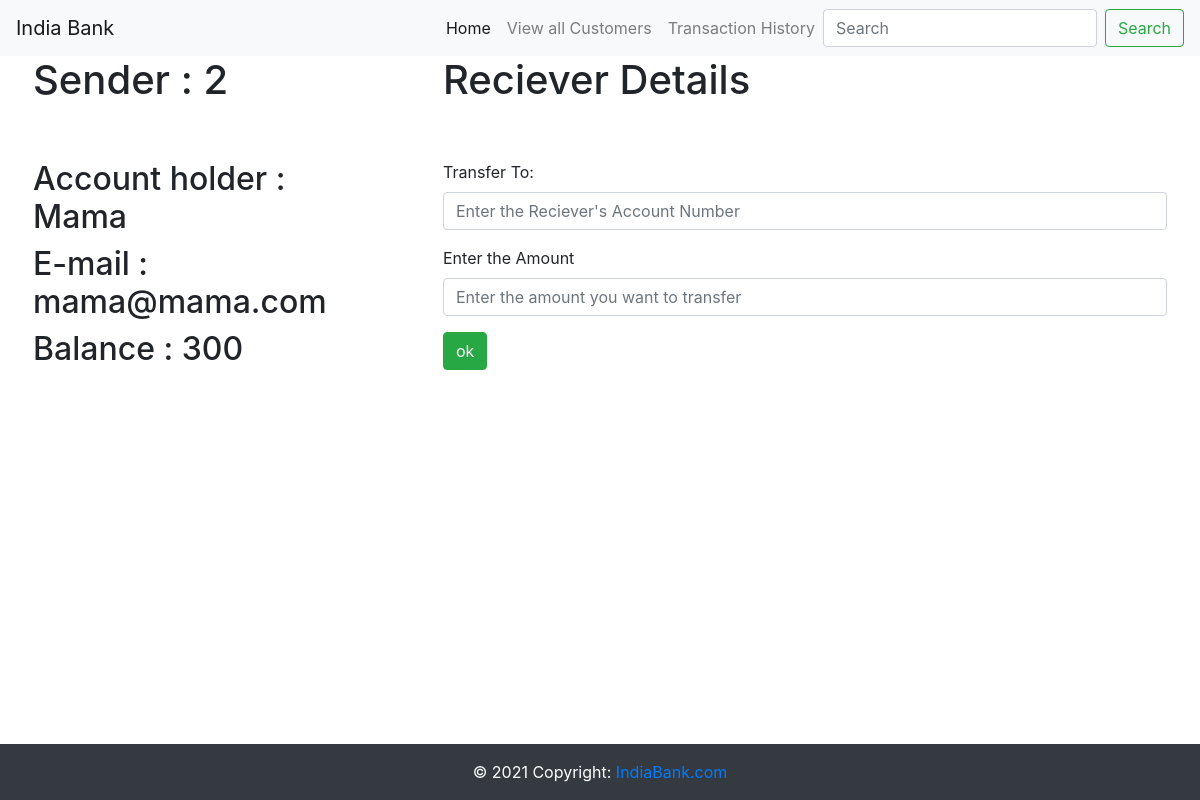
Screenshot of /first/2/ with the database file from the repository.
### first/models.py (models this page shows, shortened)
class Customer(models.Model):
    acc_no= models.IntegerField(primary_key=True)
    acc_holder = models.CharField(max_length=200)
    email_id = models.EmailField(max_length=254)
    current_balance = models.IntegerField(default=0)

### first/views.py (the view)
# urls.py: path('<int:acc_no>/', views.Transaction, name='Trans'),
def Transaction(request,acc_no):
    particular_cust=Customer.objects.filter(acc_no=acc_no)
    return render(request,"Trans.html" , {'particular_cust':particular_cust,'acc_no':acc_no} )

### templates/Trans.html (shortened to what this page needs)
{% extends 'base.html' %}
{% block content %}
<div class="row">
    <div class="col-sm-4 px-5">
        <h1>Sender : {{acc_no}}</h1>
        <br>
        <br>
        {% for particular_cust in particular_cust%}
        <h2> Account holder : {{particular_cust.acc_holder}}</h2>
        <h2> E-mail : {{particular_cust.email_id}}</h2>
        <h2> Balance : {{particular_cust.current_balance}}</h2>
        {% endfor %}
</div>
<div class="col-sm-8 px-5">
    <h1>Reciever Details</h1>
    <br>
    <br>
    <form method="POST" action="/first/formop/">{% csrf_token %}
        <div class="form-group">
          <label for="formGroupExampleInput">Transfer To: </label>
          <input type="text" class="form-control" id="recv_acc_no" name="recv_acc_no" placeholder="Enter the Reciever's Account Number">
        </div>
        <div class="form-group">
          <label for="formGroupExampleInput2">Enter the Amount</label>
          <input type="text" class="form-control" id="amt_to_transfer" name="amt_to_transfer" placeholder="Enter the amount you want to transfer">
        </div>
        <input class='btn btn-success' type="Submit" value="ok" >
      </form>
</div>
</div>
{% endblock content %}

### rows the page displays
Customer: acc_holder "Mama", email_id "mama@mama.com", current_balance "300"

### other values shown
{{ acc_no }} "2"
